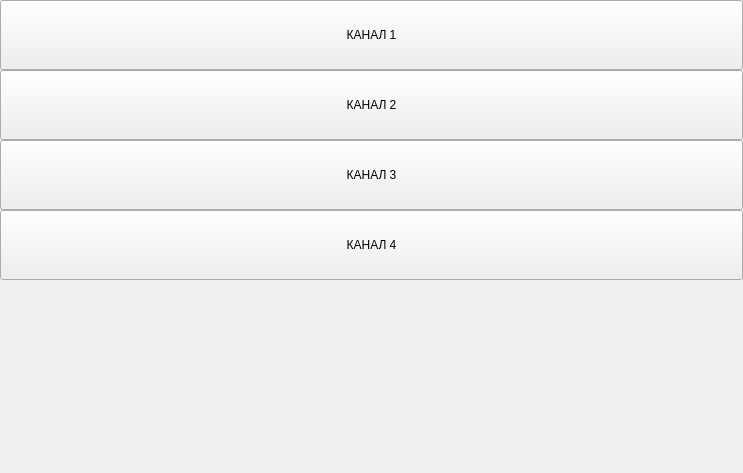
               <widget class="QWidget" name="widgetScrollAreaChannels">
                <property name="geometry">
                 <rect>
                  <x>0</x>
                  <y>0</y>
                  <width>743</width>
                  <height>473</height>
                 </rect>
                </property>
                <layout class="QVBoxLayout" name="verticalLayout_30">
                 <property name="spacing">
                  <number>0</number>
                 </property>
                 <property name="leftMargin">
                  <number>0</number>
                 </property>
                 <property name="topMargin">
                  <number>0</number>
                 </property>
                 <property name="rightMargin">
                  <number>0</number>
                 </property>
                 <property name="bottomMargin">
                  <number>0</number>
                 </property>
                 <item>
                  <layout class="QVBoxLayout" name="verticalLayoutChannels">
                   <item>
                    <widget class="wButtonStyled" name="bChannel1">
                     <property name="sizePolicy">
                      <sizepolicy hsizetype="Preferred" vsizetype="Preferred">
                       <horstretch>0</horstretch>
                       <verstretch>0</verstretch>
                      </sizepolicy>
                     </property>
                     <property name="minimumSize">
                      <size>
                       <width>0</width>
                       <height>70</height>
                      </size>
                     </property>
                     <property name="text">
                      <string>КАНАЛ 1</string>
                     </property>
                    </widget>
                   </item>
                   <item>
                    <widget class="wButtonStyled" name="bChannel2">
                     <property name="sizePolicy">
                      <sizepolicy hsizetype="Preferred" vsizetype="Preferred">
                       <horstretch>0</horstretch>
                       <verstretch>0</verstretch>
                      </sizepolicy>
                     </property>
                     <property name="minimumSize">
                      <size>
                       <width>0</width>
                       <height>70</height>
                      </size>
                     </property>
                     <property name="text">
                      <string>КАНАЛ 2</string>
                     </property>
                    </widget>
                   </item>
                   <item>
                    <widget class="wButtonStyled" name="bChannel3">
                     <property name="sizePolicy">
                      <sizepolicy hsizetype="Preferred" vsizetype="Preferred">
                       <horstretch>0</horstretch>
                       <verstretch>0</verstretch>
                      </sizepolicy>
                     </property>
                     <property name="minimumSize">
                      <size>
                       <width>0</width>
                       <height>70</height>
                      </size>
                     </property>
                     <property name="text">
                      <string>КАНАЛ 3</string>
                     </property>
                    </widget>
                   </item>
                   <item>
                    <widget class="wButtonStyled" name="bChannel4">
                     <property name="sizePolicy">
                      <sizepolicy hsizetype="Preferred" vsizetype="Preferred">
                       <horstretch>0</horstretch>
                       <verstretch>0</verstretch>
                      </sizepolicy>
                     </property>
                     <property name="minimumSize">
                      <size>
                       <width>0</width>
                       <height>70</height>
                      </size>
                     </property>
                     <property name="text">
                      <string>КАНАЛ 4</string>
                     </property>
                    </widget>
                   </item>
                   <item>
                    <spacer name="verticalSpacer_7">
                     <property name="orientation">
                      <enum>Qt::Vertical</enum>
                     </property>
                     <property name="sizeHint" stdset="0">
                      <size>
                       <width>20</width>
                       <height>165</height>
                      </size>
                     </property>
                    </spacer>
                   </item>
                  </layout>
                 </item>
                </layout>
               </widget>
